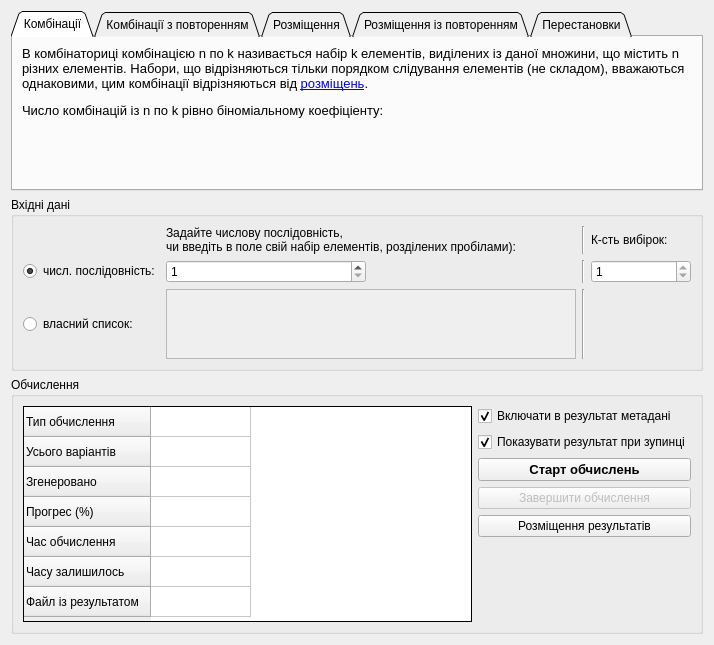
<?xml version="1.0" encoding="UTF-8"?>
<ui version="4.0">
 <class>mainForm</class>
 <widget class="QWidget" name="mainForm">
  <property name="geometry">
   <rect>
    <x>0</x>
    <y>0</y>
    <width>714</width>
    <height>645</height>
   </rect>
  </property>
  <property name="minimumSize">
   <size>
    <width>714</width>
    <height>645</height>
   </size>
  </property>
  <property name="maximumSize">
   <size>
    <width>714</width>
    <height>645</height>
   </size>
  </property>
  <property name="windowTitle">
   <string notr="true">Combinatorics - Обчислення комбінацій та перестановок</string>
  </property>
  <property name="windowIcon">
   <iconset resource="pics/rcc.qrc">
    <normaloff>:/icons/pl_w_r.png</normaloff>:/icons/pl_w_r.png</iconset>
  </property>
  <layout class="QVBoxLayout" name="verticalLayout">
   <item>
    <widget class="QTabWidget" name="tabComb">
     <property name="sizePolicy">
      <sizepolicy hsizetype="Minimum" vsizetype="Minimum">
       <horstretch>0</horstretch>
       <verstretch>0</verstretch>
      </sizepolicy>
     </property>
     <property name="maximumSize">
      <size>
       <width>16777215</width>
       <height>180</height>
      </size>
     </property>
     <property name="font">
      <font>
       <weight>50</weight>
       <bold>false</bold>
      </font>
     </property>
     <property name="tabPosition">
      <enum>QTabWidget::North</enum>
     </property>
     <property name="tabShape">
      <enum>QTabWidget::Triangular</enum>
     </property>
     <property name="currentIndex">
      <number>0</number>
     </property>
     <property name="iconSize">
      <size>
       <width>16</width>
       <height>16</height>
      </size>
     </property>
     <property name="elideMode">
      <enum>Qt::ElideNone</enum>
     </property>
     <property name="usesScrollButtons">
      <bool>false</bool>
     </property>
     <property name="documentMode">
      <bool>false</bool>
     </property>
     <property name="tabsClosable">
      <bool>false</bool>
     </property>
     <property name="movable">
      <bool>false</bool>
     </property>
     <widget class="QWidget" name="tab">
      <attribute name="icon">
       <iconset resource="pics/rcc.qrc">
        <normaloff>:/icons/c.png</normaloff>:/icons/c.png</iconset>
      </attribute>
      <attribute name="title">
       <string notr="true">Комбінації</string>
      </attribute>
      <layout class="QVBoxLayout" name="verticalLayout_2">
       <item>
        <widget class="QLabel" name="label">
         <property name="sizePolicy">
          <sizepolicy hsizetype="Minimum" vsizetype="Minimum">
           <horstretch>0</horstretch>
           <verstretch>0</verstretch>
          </sizepolicy>
         </property>
         <property name="frameShadow">
          <enum>QFrame::Plain</enum>
         </property>
         <property name="text">
          <string notr="true">&lt;html&gt;&lt;head/&gt;&lt;body&gt;&lt;p&gt;&lt;span style=&quot; font-size:10pt;&quot;&gt;В комбінаториці комбінацією n по k називається набір k елементів, виділених із даної множини, що містить n різних елементів. Набори, що відрізняються тільки порядком слідування елементів (не складом), вважаються однаковими, цим комбінації відрізняються від &lt;a href=&quot;http://google.com&quot;&gt;розміщень&lt;/a&gt;. &lt;/span&gt;&lt;/p&gt;&lt;p&gt;&lt;span style=&quot; font-size:10pt;&quot;&gt;Число комбінацій із n по k рівно біноміальному коефіціенту:&lt;/span&gt;&lt;br/&gt;&lt;img src=&quot;:/formulas/formulas/comb.png&quot;/&gt;&lt;/p&gt;&lt;/body&gt;&lt;/html&gt;</string>
         </property>
         <property name="scaledContents">
          <bool>false</bool>
         </property>
         <property name="alignment">
          <set>Qt::AlignLeading|Qt::AlignLeft|Qt::AlignTop</set>
         </property>
         <property name="wordWrap">
          <bool>true</bool>
         </property>
         <property name="openExternalLinks">
          <bool>false</bool>
         </property>
        </widget>
       </item>
      </layout>
     </widget>
     <widget class="QWidget" name="tab_2">
      <attribute name="icon">
       <iconset resource="pics/rcc.qrc">
        <normaloff>:/icons/c_w_r.png</normaloff>:/icons/c_w_r.png</iconset>
      </attribute>
      <attribute name="title">
       <string notr="true">Комбінації з повторенням</string>
      </attribute>
      <layout class="QVBoxLayout" name="verticalLayout_11">
       <item>
        <widget class="QLabel" name="label_5">
         <property name="sizePolicy">
          <sizepolicy hsizetype="Minimum" vsizetype="Minimum">
           <horstretch>0</horstretch>
           <verstretch>0</verstretch>
          </sizepolicy>
         </property>
         <property name="frameShadow">
          <enum>QFrame::Plain</enum>
         </property>
         <property name="text">
          <string notr="true">&lt;html&gt;&lt;head/&gt;&lt;body&gt;&lt;span style=&quot; font-size:10pt;&quot;&gt;Комбінацією із повторенням називаються набори, в яких кожен елемент може брати участь декілька разів. Число комбінацій із повторенням n по k рівно біноміальному коефіціенту: &lt;/span&gt;&lt;p&gt;&lt;img src=&quot;:/formulas/formulas/comb_w_r.png&quot;/&gt;&lt;/p&gt;&lt;/body&gt;&lt;/html&gt;</string>
         </property>
         <property name="scaledContents">
          <bool>false</bool>
         </property>
         <property name="alignment">
          <set>Qt::AlignLeading|Qt::AlignLeft|Qt::AlignTop</set>
         </property>
         <property name="wordWrap">
          <bool>true</bool>
         </property>
        </widget>
       </item>
      </layout>
     </widget>
     <widget class="QWidget" name="tab_5">
      <attribute name="icon">
       <iconset resource="pics/rcc.qrc">
        <normaloff>:/icons/pl.png</normaloff>:/icons/pl.png</iconset>
      </attribute>
      <attribute name="title">
       <string notr="true">Розміщення</string>
      </attribute>
      <layout class="QVBoxLayout" name="verticalLayout_6">
       <item>
        <widget class="QLabel" name="label_3">
         <property name="sizePolicy">
          <sizepolicy hsizetype="Minimum" vsizetype="Minimum">
           <horstretch>0</horstretch>
           <verstretch>0</verstretch>
          </sizepolicy>
         </property>
         <property name="frameShadow">
          <enum>QFrame::Plain</enum>
         </property>
         <property name="text">
          <string notr="true">&lt;html&gt;&lt;head/&gt;&lt;body&gt;&lt;p&gt;&lt;span style=&quot; font-size:10pt;&quot;&gt;В комбінаториці, розміщенням із n елементів по m, або впорядкованою (n, m) вибіркою із множини M (потужність n, m≤n) називають довільний кортеж &lt;/span&gt;&lt;img src=&quot;:/formulas/formulas/p1.png&quot;/&gt;&lt;span style=&quot; font-size:10pt;&quot;&gt; що складається із m попарно відмінних елементів. Кількість розміщень із n по m позначається як &lt;/span&gt;&lt;img src=&quot;:/formulas/formulas/p2.png&quot;/&gt;&lt;span style=&quot; font-size:10pt;&quot;&gt; або &lt;/span&gt;&lt;img src=&quot;:/formulas/formulas/p3.png&quot;/&gt;&lt;span style=&quot; font-size:10pt;&quot;&gt; і обчислюється за наступною формулою:&lt;/span&gt;&lt;/p&gt;&lt;p&gt;&lt;img src=&quot;:/formulas/formulas/p4.png&quot;/&gt;&lt;/p&gt;&lt;/body&gt;&lt;/html&gt;</string>
         </property>
         <property name="scaledContents">
          <bool>false</bool>
         </property>
         <property name="alignment">
          <set>Qt::AlignLeading|Qt::AlignLeft|Qt::AlignTop</set>
         </property>
         <property name="wordWrap">
          <bool>true</bool>
         </property>
        </widget>
       </item>
      </layout>
     </widget>
     <widget class="QWidget" name="tab_3">
      <attribute name="icon">
       <iconset resource="pics/rcc.qrc">
        <normaloff>:/icons/pl_w_r.png</normaloff>:/icons/pl_w_r.png</iconset>
      </attribute>
      <attribute name="title">
       <string notr="true">Розміщення із повторенням</string>
      </attribute>
      <layout class="QVBoxLayout" name="verticalLayout_5">
       <item>
        <widget class="QLabel" name="label_2">
         <property name="sizePolicy">
          <sizepolicy hsizetype="Minimum" vsizetype="Minimum">
           <horstretch>0</horstretch>
           <verstretch>0</verstretch>
          </sizepolicy>
         </property>
         <property name="frameShadow">
          <enum>QFrame::Plain</enum>
         </property>
         <property name="text">
          <string notr="true">&lt;html&gt;&lt;head/&gt;&lt;body&gt;&lt;p&gt;&lt;span style=&quot; font-size:10pt;&quot;&gt;Розміщенням з повтореннями із n елементів по m або дворядкованою (n, m) вибіркою з поверненнями називається довільний кортеж &lt;/span&gt;&lt;img src=&quot;:/formulas/formulas/c_w_r2.png&quot;/&gt;&lt;span style=&quot; font-size:10pt;&quot;&gt; елементів множини M, для якого |M| = n. Кількість можливих розміщень з повтореннями із n елементів по m дорівнює n піднесене до степеня m: &lt;/span&gt;&lt;/p&gt;&lt;p&gt;&lt;img src=&quot;:/formulas/formulas/c_w_r.png&quot;/&gt;&lt;/p&gt;&lt;p&gt;&lt;span style=&quot; font-size:10pt;&quot;&gt;Наприклад, із цифр 1, 2, 3, 4 можна скласти &lt;/span&gt;&lt;img src=&quot;:/formulas/formulas/c_w_r3.png&quot;/&gt;&lt;span style=&quot; font-size:10pt;&quot;&gt; трьохзначних числа.&lt;/span&gt;&lt;/p&gt;&lt;/body&gt;&lt;/html&gt;</string>
         </property>
         <property name="scaledContents">
          <bool>false</bool>
         </property>
         <property name="alignment">
          <set>Qt::AlignLeading|Qt::AlignLeft|Qt::AlignTop</set>
         </property>
         <property name="wordWrap">
          <bool>true</bool>
         </property>
        </widget>
       </item>
      </layout>
     </widget>
     <widget class="QWidget" name="tab_4">
      <attribute name="icon">
       <iconset resource="pics/rcc.qrc">
        <normaloff>:/icons/p.png</normaloff>:/icons/p.png</iconset>
      </attribute>
      <attribute name="title">
       <string notr="true">Перестановки</string>
      </attribute>
      <layout class="QVBoxLayout" name="verticalLayout_9">
       <item>
        <widget class="QLabel" name="label_4">
         <property name="sizePolicy">
          <sizepolicy hsizetype="Minimum" vsizetype="Minimum">
           <horstretch>0</horstretch>
           <verstretch>0</verstretch>
          </sizepolicy>
         </property>
         <property name="frameShadow">
          <enum>QFrame::Plain</enum>
         </property>
         <property name="text">
          <string notr="true">&lt;html&gt;&lt;head/&gt;&lt;body&gt;&lt;p&gt;&lt;span style=&quot; font-size:10pt;&quot;&gt;Перестановкою або підстановкою скінченної множини X називається довільна бієктивна функція &lt;/span&gt;&lt;img src=&quot;:/formulas/formulas/per1.png&quot;/&gt;&lt;span style=&quot; font-size:10pt;&quot;&gt;. &lt;/span&gt;&lt;/p&gt;&lt;p&gt;&lt;span style=&quot; font-size:10pt;&quot;&gt;Всього існує &lt;/span&gt;&lt;img src=&quot;:/formulas/formulas/per2.png&quot;/&gt;&lt;span style=&quot; font-size:10pt;&quot;&gt; (факторіал) різних перестановок, де &lt;/span&gt;&lt;img src=&quot;:/formulas/formulas/per3.png&quot;/&gt;&lt;span style=&quot; font-size:10pt;&quot;&gt; (потужність множини (кількість елементів в ній) ).&lt;/span&gt;&lt;/p&gt;&lt;/body&gt;&lt;/html&gt;</string>
         </property>
         <property name="scaledContents">
          <bool>false</bool>
         </property>
         <property name="alignment">
          <set>Qt::AlignLeading|Qt::AlignLeft|Qt::AlignTop</set>
         </property>
         <property name="wordWrap">
          <bool>true</bool>
         </property>
        </widget>
       </item>
      </layout>
     </widget>
    </widget>
   </item>
   <item>
    <widget class="QGroupBox" name="groupBox_2">
     <property name="sizePolicy">
      <sizepolicy hsizetype="Minimum" vsizetype="Minimum">
       <horstretch>0</horstretch>
       <verstretch>0</verstretch>
      </sizepolicy>
     </property>
     <property name="title">
      <string notr="true">Вхідні дані</string>
     </property>
     <layout class="QGridLayout" name="gridLayout">
      <item row="0" column="4">
       <widget class="QLabel" name="label_6">
        <property name="text">
         <string notr="true">К-сть вибірок:</string>
        </property>
       </widget>
      </item>
      <item row="1" column="4">
       <widget class="QSpinBox" name="spinK">
        <property name="minimumSize">
         <size>
          <width>100</width>
          <height>0</height>
         </size>
        </property>
        <property name="maximumSize">
         <size>
          <width>120</width>
          <height>16777215</height>
         </size>
        </property>
        <property name="minimum">
         <number>1</number>
        </property>
        <property name="maximum">
         <number>1</number>
        </property>
       </widget>
      </item>
      <item row="1" column="1">
       <widget class="QRadioButton" name="radioN">
        <property name="minimumSize">
         <size>
          <width>0</width>
          <height>0</height>
         </size>
        </property>
        <property name="text">
         <string notr="true">числ. послідовність:</string>
        </property>
        <property name="checked">
         <bool>true</bool>
        </property>
       </widget>
      </item>
      <item row="2" column="1">
       <widget class="QRadioButton" name="radioNCustom">
        <property name="text">
         <string notr="true">власний список:</string>
        </property>
       </widget>
      </item>
      <item row="1" column="2">
       <widget class="QSpinBox" name="spinN">
        <property name="sizePolicy">
         <sizepolicy hsizetype="Expanding" vsizetype="Fixed">
          <horstretch>0</horstretch>
          <verstretch>0</verstretch>
         </sizepolicy>
        </property>
        <property name="maximumSize">
         <size>
          <width>200</width>
          <height>16777215</height>
         </size>
        </property>
        <property name="minimum">
         <number>1</number>
        </property>
        <property name="maximum">
         <number>100000000</number>
        </property>
       </widget>
      </item>
      <item row="0" column="2">
       <widget class="QLabel" name="label_7">
        <property name="text">
         <string notr="true">Задайте числову послідовність, &lt;br&gt;
чи введіть в поле свій набір елементів, розділених пробілами):</string>
        </property>
       </widget>
      </item>
      <item row="2" column="2">
       <widget class="QPlainTextEdit" name="plainNCustom">
        <property name="enabled">
         <bool>false</bool>
        </property>
        <property name="sizePolicy">
         <sizepolicy hsizetype="Expanding" vsizetype="Preferred">
          <horstretch>0</horstretch>
          <verstretch>0</verstretch>
         </sizepolicy>
        </property>
        <property name="maximumSize">
         <size>
          <width>1000</width>
          <height>70</height>
         </size>
        </property>
       </widget>
      </item>
      <item row="1" column="3">
       <widget class="Line" name="line">
        <property name="orientation">
         <enum>Qt::Vertical</enum>
        </property>
       </widget>
      </item>
      <item row="0" column="3">
       <widget class="Line" name="line_2">
        <property name="orientation">
         <enum>Qt::Vertical</enum>
        </property>
       </widget>
      </item>
      <item row="2" column="3">
       <widget class="Line" name="line_3">
        <property name="orientation">
         <enum>Qt::Vertical</enum>
        </property>
       </widget>
      </item>
     </layout>
    </widget>
   </item>
   <item>
    <widget class="QGroupBox" name="groupBox_7">
     <property name="sizePolicy">
      <sizepolicy hsizetype="Expanding" vsizetype="Expanding">
       <horstretch>0</horstretch>
       <verstretch>0</verstretch>
      </sizepolicy>
     </property>
     <property name="title">
      <string notr="true">Обчислення</string>
     </property>
     <layout class="QHBoxLayout" name="horizontalLayout">
      <item>
       <widget class="QTableWidget" name="tableMetadata">
        <property name="toolTip">
         <string notr="true"/>
        </property>
        <property name="frameShape">
         <enum>QFrame::Panel</enum>
        </property>
        <property name="frameShadow">
         <enum>QFrame::Plain</enum>
        </property>
        <property name="rowCount">
         <number>7</number>
        </property>
        <property name="columnCount">
         <number>1</number>
        </property>
        <attribute name="horizontalHeaderVisible">
         <bool>false</bool>
        </attribute>
        <row>
         <property name="text">
          <string>Тип обчислення</string>
         </property>
        </row>
        <row>
         <property name="text">
          <string>Усього варіантів</string>
         </property>
        </row>
        <row>
         <property name="text">
          <string>Згенеровано</string>
         </property>
        </row>
        <row>
         <property name="text">
          <string>Прогрес (%)</string>
         </property>
        </row>
        <row>
         <property name="text">
          <string>Час обчислення</string>
         </property>
        </row>
        <row>
         <property name="text">
          <string>Часу залишилось</string>
         </property>
        </row>
        <row>
         <property name="text">
          <string>Файл із результатом</string>
         </property>
        </row>
        <column/>
       </widget>
      </item>
      <item>
       <layout class="QVBoxLayout" name="verticalLayout_12">
        <item>
         <widget class="QCheckBox" name="checkMetadata">
          <property name="toolTip">
           <string notr="true">У файл із результатом буде включена додаткова інформація:&lt;br&gt;
- к-сть комбінацій&lt;br&gt;
- скільки множин згенеровано, і скільки залишилось&lt;br&gt;
- час генерації/скільки залишилось</string>
          </property>
          <property name="text">
           <string notr="true">Включати в результат метадані</string>
          </property>
          <property name="checked">
           <bool>true</bool>
          </property>
         </widget>
        </item>
        <item>
         <widget class="QCheckBox" name="checkShowResult">
          <property name="toolTip">
           <string notr="true">Результат можна переглянути, відкривши вручну файл, куди він зберігається</string>
          </property>
          <property name="text">
           <string notr="true">Показувати результат при зупинці</string>
          </property>
          <property name="checked">
           <bool>true</bool>
          </property>
         </widget>
        </item>
        <item>
         <widget class="QPushButton" name="btnStart">
          <property name="font">
           <font>
            <pointsize>10</pointsize>
            <weight>75</weight>
            <italic>false</italic>
            <bold>true</bold>
           </font>
          </property>
          <property name="text">
           <string notr="true">Старт обчислень</string>
          </property>
          <property name="icon">
           <iconset resource="pics/rcc.qrc">
            <normaloff>:/icons/play.png</normaloff>:/icons/play.png</iconset>
          </property>
         </widget>
        </item>
        <item>
         <widget class="QPushButton" name="btnStop">
          <property name="enabled">
           <bool>false</bool>
          </property>
          <property name="text">
           <string notr="true">Завершити обчислення</string>
          </property>
          <property name="icon">
           <iconset resource="pics/rcc.qrc">
            <normaloff>:/icons/stop.png</normaloff>:/icons/stop.png</iconset>
          </property>
         </widget>
        </item>
        <item>
         <widget class="QPushButton" name="btnResultPath">
          <property name="text">
           <string notr="true">Розміщення результатів</string>
          </property>
          <property name="icon">
           <iconset resource="pics/rcc.qrc">
            <normaloff>:/icons/open.png</normaloff>:/icons/open.png</iconset>
          </property>
         </widget>
        </item>
        <item>
         <spacer name="verticalSpacer">
          <property name="orientation">
           <enum>Qt::Vertical</enum>
          </property>
          <property name="sizeHint" stdset="0">
           <size>
            <width>20</width>
            <height>40</height>
           </size>
          </property>
         </spacer>
        </item>
       </layout>
      </item>
     </layout>
    </widget>
   </item>
  </layout>
 </widget>
 <resources>
  <include location="pics/rcc.qrc"/>
 </resources>
 <connections/>
</ui>
